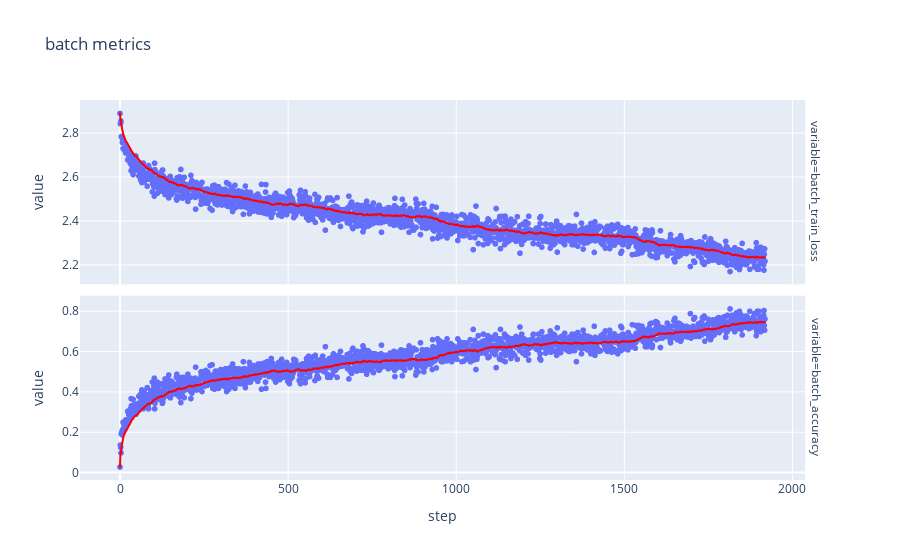

Notebook source saved alongside this figure:
### Markdown cell above
## Full dataset training

### Code cell
full_dataset = CMIDataset("full_dataset")
full_dataset_loader = DL(full_dataset, BATCH_SIZE, shuffle=True)
model, full_train_metrics, checkpoints = mk_model_and_fit(full_dataset_loader)
plt_train_split_training_metrics(full_train_metrics)

### Figure 1 — Plotly figure (JSON) as saved in the notebook; plotly's stock layout.template omitted (floating-point values rounded to 4 significant figures; data arrays with more than 128 entries replaced by an {"elided": "..."} marker saying what was removed)
{"data": [{"hovertemplate": "variable=batch_train_loss<br>step=%{x}<br>value=%{y}<extra></extra>", "legendgroup": "", "marker": {"color": "#636efa", "symbol": "circle"}, "mode": "markers", "name": "", "showlegend": false, "type": "scattergl", "x": {"elided": "1920 int values"}, "xaxis": "x2", "y": {"elided": "1920 float values"}, "yaxis": "y2"}, {"hovertemplate": "<b>Exponentially Weighted mean trendline</b><br><br>variable=batch_train_loss<br>step=%{x}<br>value=%{y} <b>(trend)</b><extra></extra>", "legendgroup": "", "line": {"color": "red"}, "marker": {"color": "#636efa", "symbol": "circle"}, "mode": "lines", "name": "", "showlegend": false, "type": "scattergl", "x": {"elided": "1920 int values"}, "xaxis": "x2", "y": {"elided": "1920 float values"}, "yaxis": "y2"}, {"hovertemplate": "variable=batch_accuracy<br>step=%{x}<br>value=%{y}<extra></extra>", "legendgroup": "", "marker": {"color": "#636efa", "symbol": "circle"}, "mode": "markers", "name": "", "showlegend": false, "type": "scattergl", "x": {"elided": "1920 int values"}, "xaxis": "x", "y": {"elided": "1920 float values"}, "yaxis": "y"}, {"hovertemplate": "<b>Exponentially Weighted mean trendline</b><br><br>variable=batch_accuracy<br>step=%{x}<br>value=%{y} <b>(trend)</b><extra></extra>", "legendgroup": "", "line": {"color": "red"}, "marker": {"color": "#636efa", "symbol": "circle"}, "mode": "lines", "name": "", "showlegend": false, "type": "scattergl", "x": {"elided": "1920 int values"}, "xaxis": "x", "y": {"elided": "1920 float values"}, "yaxis": "y"}], "layout": {"annotations": [{"font": {}, "showarrow": false, "text": "variable=batch_accuracy", "textangle": 90, "x": 0.98, "xanchor": "left", "xref": "paper", "y": 0.2425, "yanchor": "middle", "yref": "paper"}, {"font": {}, "showarrow": false, "text": "variable=batch_train_loss", "textangle": 90, "x": 0.98, "xanchor": "left", "xref": "paper", "y": 0.7575, "yanchor": "middle", "yref": "paper"}], "legend": {"tracegroupgap": 0}, "title": {"text": "batch metrics"}, "xaxis": {"anchor": "y", "domain": [0, 0.98], "title": {"text": "step"}}, "xaxis2": {"anchor": "y2", "domain": [0, 0.98], "matches": "x", "showticklabels": false}, "yaxis": {"anchor": "x", "domain": [0, 0.485], "title": {"text": "value"}}, "yaxis2": {"anchor": "x2", "domain": [0.515, 1], "title": {"text": "value"}}}}
